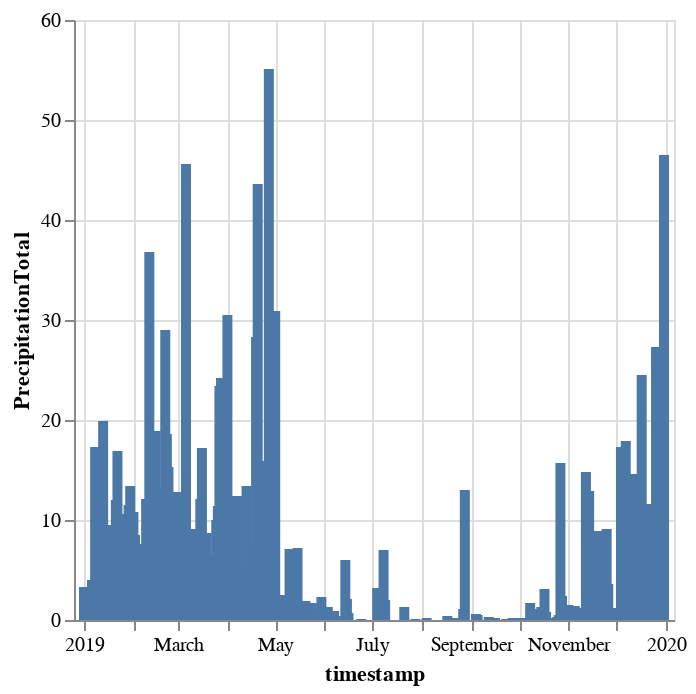

Notebook code cell kept with this figure:
### Code cell
e2=Data |>
@vlplot(:bar, x=:timestamp, y="PrecipitationTotal:q")

### Figure 1 — Vega-Lite specification as saved in the notebook (floating-point values rounded to 4 significant figures; data arrays with more than 128 entries replaced by an {"elided": "..."} marker saying what was removed)
{"data": {"values": {"elided": "365 records"}}, "encoding": {"x": {"field": "timestamp", "type": "temporal"}, "y": {"field": "PrecipitationTotal", "type": "quantitative"}}, "mark": "bar"}
